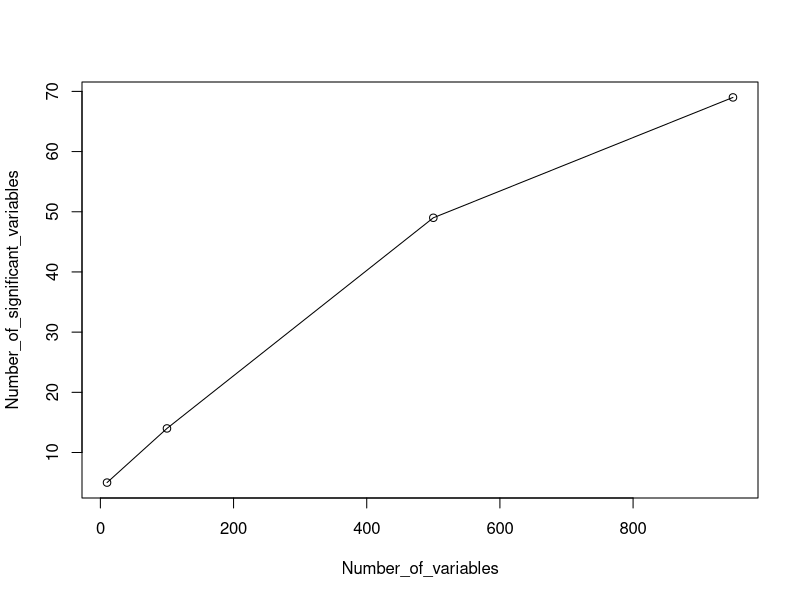
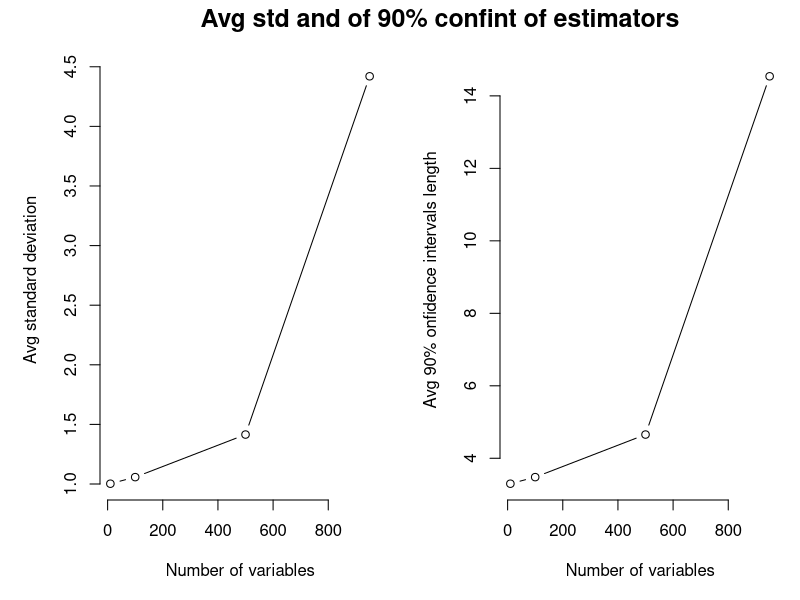
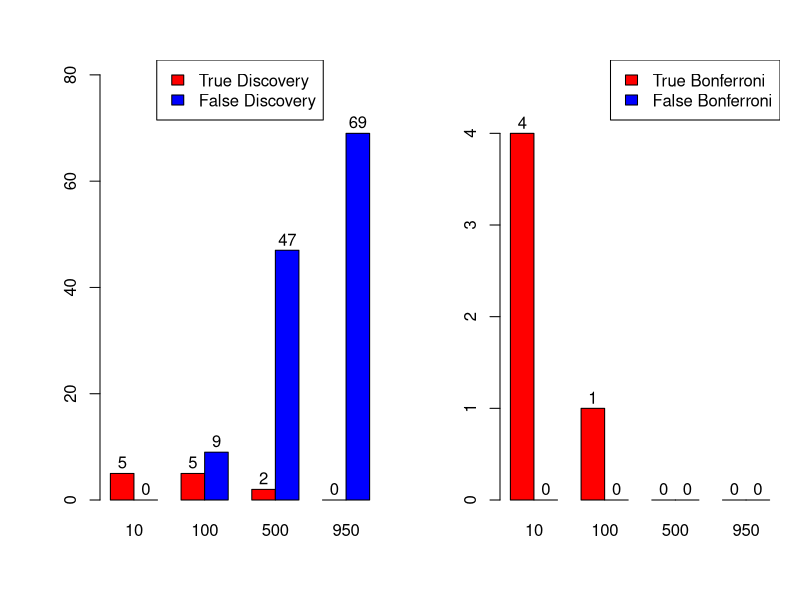
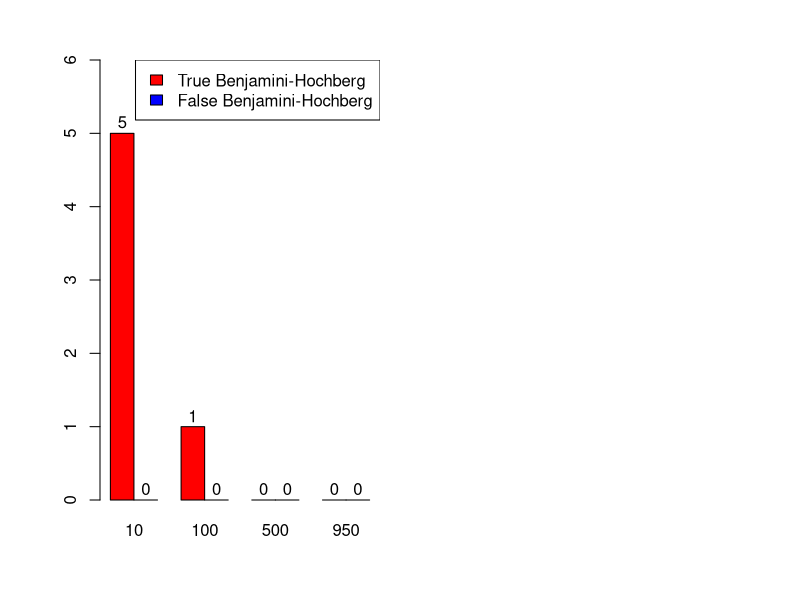

Write the R code that produced these figures, in order. (Note: a time limit stopped this script after it produced the figures.)
## ---- chunk 1
knitr::opts_chunk$set(echo = TRUE)
## ---- chunk 2
n = 1000
X = matrix(rnorm(950000, 0, 1.0/sqrt(1000)), n, 950)
e = rnorm(n)
beta = c(3, 3, 3, 3, 3, rep(0, 945))
Y = X %*% beta + e
significance = 0.1
nvars = c(10, 100, 500, 950)
nmodels = length(nvars)
n_experiments = 500

task1 = data.frame(matrix(ncol=10, nrow=0))
colnames(task1) = c("ncols", "nsignificant", "avgstd", "avglength", "truedisc", "falsedisc", "truebonf", "falsebonf", "truebh", "falsebh")

for (i in 1:nmodels){
  k = nvars[i]
  Xi = X[, 1:k]
  reg = lm(Y~Xi -1, x = TRUE)

  betahat = reg$coefficients
  betastds = sqrt(diag(solve(t(reg$x) %*% reg$x)))
  statistic = betahat / betastds
  pvals = 2*(1-pnorm(abs(statistic)))
  
  n_significant = sum(pvals < significance)

  intervallength = 2*qnorm(1-significance/2)*betastds
  avgstd = sum(betastds[1:k]) / k
  avglength = sum(intervallength) / k

  truedisc = sum(pvals[1:5] < significance)
  falsedisc = sum(pvals[6:k] < significance)
  truebonf = sum(pvals[1:5] < significance/k)
  falsebonf = sum(pvals[6:k] < significance/k)

  sorted_pvals = sort(pvals[1:k] , index.return=TRUE)
  significance_levels = rep(significance/k, k) * seq(1, k)
  largest_i = 0
  for (idx in k:1){
    if (sorted_pvals$x[idx] < significance_levels[idx]){
      largest_i = idx
      break
    }
  }
  truebh = sum(sorted_pvals$ix[1:largest_i] <= 5)
  falsebh = sum(sorted_pvals$ix[1:largest_i] > 5)
  p_BH = p.adjust(pvals, method="BH")
  truebh = sum(p_BH[1:5] <= significance)
  falsebh = sum(p_BH[6:k] <= significance)

  task1[nrow(task1) + 1,] = c(k, n_significant, avgstd, avglength, truedisc, falsedisc, truebonf, falsebonf, truebh, falsebh)
}
task1
## ---- chunk 3
Number_of_significant_variables = task1[,2]
Number_of_variables = task1[,1]
plot(Number_of_significant_variables~Number_of_variables)
lines(Number_of_variables, Number_of_significant_variables)
## ---- chunk 4
line2user <- function(line, side) {
  lh <- par('cin')[2] * par('cex') * par('lheight')
  x_off <- diff(grconvertX(0:1, 'inches', 'user'))
  y_off <- diff(grconvertY(0:1, 'inches', 'user'))
  switch(side,
         `1` = par('usr')[3] - line * y_off * lh,
         `2` = par('usr')[1] - line * x_off * lh,
         `3` = par('usr')[4] + line * y_off * lh,
         `4` = par('usr')[2] + line * x_off * lh,
         stop("side must be 1, 2, 3, or 4", call.=FALSE))
}
## ---- chunk 5
par(mfrow=c(1,2), mar=c(5,5,3,1), las=0, bty="n")
plot(task1[,1], task1[,3], type="b", xlab = "Number of variables", ylab="Avg standard deviation")
plot(task1[,1], task1[,4], type="b", xlab = "Number of variables", ylab="Avg 90% onfidence intervals length")
text(line2user(line=mean(par('mar')[c(2, 4)]), side=2), 
     line2user(line=2, side=3), 'Avg std and of 90% confint of estimators', xpd=NA, cex=1.5, font=2)
## ---- chunk 6
mx <- t(as.matrix(task1[c("truedisc", "falsedisc")]))
colnames(mx) <- nvars
colours = c("red", "blue")
xx <- barplot(
  mx,
  names.arg=task1[,1],
  col=colours,
  beside=TRUE,
  ylim=c(0,max(mx)*1.2)
)  
text(x = xx, y = mx+max(mx)*0.03, label = as.character(mx))
box()
legend('top',fill=colours,legend=c('True Discovery','False Discovery'))
## ---- chunk 7
mx <- t(as.matrix(task1[c("truebonf", "falsebonf")]))
colnames(mx) <- nvars
colours = c("red", "blue")
xx <- barplot(
  mx,
  names.arg=task1[,1],
  col=colours,
  beside=TRUE,
  ylim=c(0,max(mx)*1.2)
)  
text(x = xx, y = mx+max(mx)*0.03, label = as.character(mx))
box()
legend('topright',fill=colours,legend=c('True Bonferroni','False Bonferroni'))
## ---- chunk 8
mx <- t(as.matrix(task1[c("truebh", "falsebh")]))
colnames(mx) <- nvars
colours = c("red", "blue")
xx <- barplot(
  mx,
  names.arg=task1[,1],
  col=colours,
  beside=TRUE,
  ylim=c(0,max(mx)*1.2)
)  
text(x = xx, y = mx+max(mx)*0.03, label = as.character(mx))
box()
legend('topright',fill=colours,legend=c('True Benjamini-Hochberg','False Benjamini-Hochberg'))
## ---- chunk 9
fdr = function (truedisc, falsedisc){
  all_disc = truedisc + falsedisc
  all_disc[all_disc == 0] = 1
  fdp = falsedisc / all_disc
  mean(fdp)
}

fwer = function (truedisc, falsedisc){
  if_found_falsedisc = falsedisc > 0
  mean(if_found_falsedisc)
}

power = function (true_beta, true_sigma_beta, significance){
  c = qnorm(1-significance/2)
  1 - pnorm(c - true_beta / true_sigma_beta) + pnorm(- c - true_beta / true_sigma_beta)
}
## ---- chunk 10
n = 1000
X = matrix(rnorm(950000, 0, 1.0/sqrt(1000)), n, 950)
e = rnorm(n)
beta = c(3, 3, 3, 3, 3, rep(0, 945))
Y = X %*% beta + e
significance = 0.1
nvars = c(10, 100, 500, 950)
nmodels = length(nvars)
n_experiments = 500

fwerfdr = data.frame(matrix(ncol=13, nrow=0))
colnames(fwerfdr) = c("ncols", "TD", "FD", "FWER", "FDR", "TD_BF", "FD_BF", "FWER_BF", "FDR_BF", "TD_BH", "FD_BH", "FWER_BH", "FDR_BH")

betas_variances =  matrix(0, nmodels, 950)
intervals = matrix(0, nmodels, 950)

for (i in 1:nmodels){
  k = nvars[i]
  betas = matrix(0, k, n_experiments)
  truedisc = matrix(0, n_experiments)
  falsedisc = matrix(0, n_experiments)
  truebonf = matrix(0, n_experiments)
  falsebonf = matrix(0, n_experiments)
  truebh = matrix(0, n_experiments)
  falsebh = matrix(0, n_experiments)
  # total_true_discoveries = 0
  # total_false_discoveries = 0
  # total_true_bonf = 0
  # total_false_discoveries = 0
  # total_true_discoveries = 0
  # total_false_discoveries = 0
  for (i_exp in 1:n_experiments){
    e = rnorm(n)
    Y = X %*% beta + e
    
    pvals = matrix(0, k)
    intervallength = matrix(0, k)

    Xi = X[, 1:k]
    reg = lm(Y~Xi -1, x = TRUE)
    
    betahat = reg$coefficients
    betas[1:k, i_exp] = betahat
    
    betastds = sqrt(diag(solve(t(reg$x) %*% reg$x)))
    statistic = betahat / betastds
    pvals[1:k] = 2*(1-pnorm(abs(statistic)))
    
    
    truedisc[i_exp] = sum(pvals[1:5] < significance)
    falsedisc[i_exp] = sum(pvals[6:k] < significance)
    truebonf[i_exp] = sum(pvals[1:5] < significance/k)
    falsebonf[i_exp] = sum(pvals[6:k] < significance/k)
    
    p_BH = p.adjust(pvals[1:k], method="BH")
    truebh[i_exp] = sum(p_BH[1:5] <= significance)
    falsebh[i_exp] = sum(p_BH[6:k] <= significance)
  }
  fwerfdr[nrow(fwerfdr) + 1,] = c(k, mean(truedisc), mean(falsedisc), fwer(truedisc, falsedisc), fdr(truedisc, falsedisc), 
                                  mean(truebonf), mean(falsebonf), fwer(truebonf, falsebonf), fdr(truebonf, falsebonf), 
                                  mean(truebh), mean(falsebh), fwer(truebh, falsebh), fdr(truebh, falsebh))
  variances = apply(betas, 1, var)
  betas_variances[i, 1:k] = variances
  intervallength = 2*qnorm(1-significance/2)*sqrt(variances)
  intervals[i, 1:k] = intervallength
}
fwerfdr
## ---- chunk 11
theoretical_df = data.frame(matrix(ncol=9, nrow=0))
colnames(theoretical_df) = c("ncols", "avg_variances", "theoretical_vars", "avg_intervals", "theoretical_intervals", "theoretical_FWER", "theoretical_FWER_BF",
                             "theoretical_mFDR", "theoretical_mFDR_BF")
for (i in 1:nmodels){
  k = nvars[i]
  avg_variances = sum(betas_variances[i, 1:k]) / k
  avg_intervals = sum(intervals[i, 1:k]) / k
  e = rnorm(n)
  Y = X %*% beta + e
  Xi = X[, 1:k]
  reg = lm(Y~Xi -1, x = TRUE)
  theoretical_betas_vars = diag(solve(t(reg$x) %*% reg$x))
  theoretical_vars = mean(theoretical_betas_vars)
  theoretical_interval = 2*qnorm(1-significance/2)*mean(sqrt(theoretical_betas_vars))
  theoretical_FWER = 1 - (1-significance)^(k-5)
  theoretical_FWER_BF = 1 - (1-significance/k)^(k-5)
  
  theoretical_mFDR = (significance * (k-5)) / (significance * (k-5) + sum(power(3, sqrt(theoretical_betas_vars)[1:5], significance)))
  theoretical_mFDR_BF = (significance/k * (k-5)) / (significance/k * (k-5) + sum(power(3, sqrt(theoretical_betas_vars)[1:5], significance/k)))
  
  theoretical_df[nrow(theoretical_df) + 1,] = c(k, avg_variances, theoretical_vars, avg_intervals, theoretical_interval, theoretical_FWER, theoretical_FWER_BF,
                                                theoretical_mFDR, theoretical_mFDR_BF)
  
}
theoretical_df
